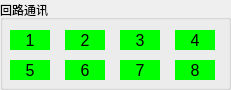
  <widget class="QGroupBox" name="groupBox_com">
   <property name="geometry">
    <rect>
     <x>860</x>
     <y>400</y>
     <width>231</width>
     <height>90</height>
    </rect>
   </property>
   <property name="title">
    <string>回路通讯</string>
   </property>
   <widget class="QLabel" name="m_loopc8">
    <property name="geometry">
     <rect>
      <x>175</x>
      <y>60</y>
      <width>40</width>
      <height>20</height>
     </rect>
    </property>
    <property name="font">
     <font>
      <pointsize>12</pointsize>
     </font>
    </property>
    <property name="layoutDirection">
     <enum>Qt::LeftToRight</enum>
    </property>
    <property name="styleSheet">
     <string notr="true">background-color: rgb(0,255,0);</string>
    </property>
    <property name="text">
     <string>8</string>
    </property>
    <property name="alignment">
     <set>Qt::AlignCenter</set>
    </property>
   </widget>
   <widget class="QLabel" name="m_loopc2">
    <property name="geometry">
     <rect>
      <x>65</x>
      <y>30</y>
      <width>40</width>
      <height>20</height>
     </rect>
    </property>
    <property name="font">
     <font>
      <pointsize>12</pointsize>
     </font>
    </property>
    <property name="layoutDirection">
     <enum>Qt::LeftToRight</enum>
    </property>
    <property name="styleSheet">
     <string notr="true">background-color: rgb(0,255,0);</string>
    </property>
    <property name="text">
     <string>2</string>
    </property>
    <property name="alignment">
     <set>Qt::AlignCenter</set>
    </property>
   </widget>
   <widget class="QLabel" name="m_loopc6">
    <property name="geometry">
     <rect>
      <x>65</x>
      <y>60</y>
      <width>40</width>
      <height>20</height>
     </rect>
    </property>
    <property name="font">
     <font>
      <pointsize>12</pointsize>
     </font>
    </property>
    <property name="layoutDirection">
     <enum>Qt::LeftToRight</enum>
    </property>
    <property name="styleSheet">
     <string notr="true">background-color: rgb(0,255,0);</string>
    </property>
    <property name="text">
     <string>6</string>
    </property>
    <property name="alignment">
     <set>Qt::AlignCenter</set>
    </property>
   </widget>
   <widget class="QLabel" name="m_loopc7">
    <property name="geometry">
     <rect>
      <x>120</x>
      <y>60</y>
      <width>40</width>
      <height>20</height>
     </rect>
    </property>
    <property name="font">
     <font>
      <pointsize>12</pointsize>
     </font>
    </property>
    <property name="layoutDirection">
     <enum>Qt::LeftToRight</enum>
    </property>
    <property name="styleSheet">
     <string notr="true">background-color: rgb(0,255,0);</string>
    </property>
    <property name="text">
     <string>7</string>
    </property>
    <property name="alignment">
     <set>Qt::AlignCenter</set>
    </property>
   </widget>
   <widget class="QLabel" name="m_loopc1">
    <property name="geometry">
     <rect>
      <x>10</x>
      <y>30</y>
      <width>40</width>
      <height>20</height>
     </rect>
    </property>
    <property name="font">
     <font>
      <pointsize>12</pointsize>
     </font>
    </property>
    <property name="layoutDirection">
     <enum>Qt::LeftToRight</enum>
    </property>
    <property name="styleSheet">
     <string notr="true">background-color: rgb(0,255,0);</string>
    </property>
    <property name="text">
     <string>1</string>
    </property>
    <property name="alignment">
     <set>Qt::AlignCenter</set>
    </property>
   </widget>
   <widget class="QLabel" name="m_loopc5">
    <property name="geometry">
     <rect>
      <x>10</x>
      <y>60</y>
      <width>40</width>
      <height>20</height>
     </rect>
    </property>
    <property name="font">
     <font>
      <pointsize>12</pointsize>
     </font>
    </property>
    <property name="layoutDirection">
     <enum>Qt::LeftToRight</enum>
    </property>
    <property name="styleSheet">
     <string notr="true">background-color: rgb(0,255,0);</string>
    </property>
    <property name="text">
     <string>5</string>
    </property>
    <property name="alignment">
     <set>Qt::AlignCenter</set>
    </property>
   </widget>
   <widget class="QLabel" name="m_loopc3">
    <property name="geometry">
     <rect>
      <x>120</x>
      <y>30</y>
      <width>40</width>
      <height>20</height>
     </rect>
    </property>
    <property name="font">
     <font>
      <pointsize>12</pointsize>
     </font>
    </property>
    <property name="layoutDirection">
     <enum>Qt::LeftToRight</enum>
    </property>
    <property name="styleSheet">
     <string notr="true">background-color: rgb(0,255,0);</string>
    </property>
    <property name="text">
     <string>3</string>
    </property>
    <property name="alignment">
     <set>Qt::AlignCenter</set>
    </property>
   </widget>
   <widget class="QLabel" name="m_loopc4">
    <property name="geometry">
     <rect>
      <x>175</x>
      <y>30</y>
      <width>40</width>
      <height>20</height>
     </rect>
    </property>
    <property name="font">
     <font>
      <pointsize>12</pointsize>
     </font>
    </property>
    <property name="layoutDirection">
     <enum>Qt::LeftToRight</enum>
    </property>
    <property name="styleSheet">
     <string notr="true">background-color: rgb(0,255,0);</string>
    </property>
    <property name="text">
     <string>4</string>
    </property>
    <property name="alignment">
     <set>Qt::AlignCenter</set>
    </property>
   </widget>
  </widget>
